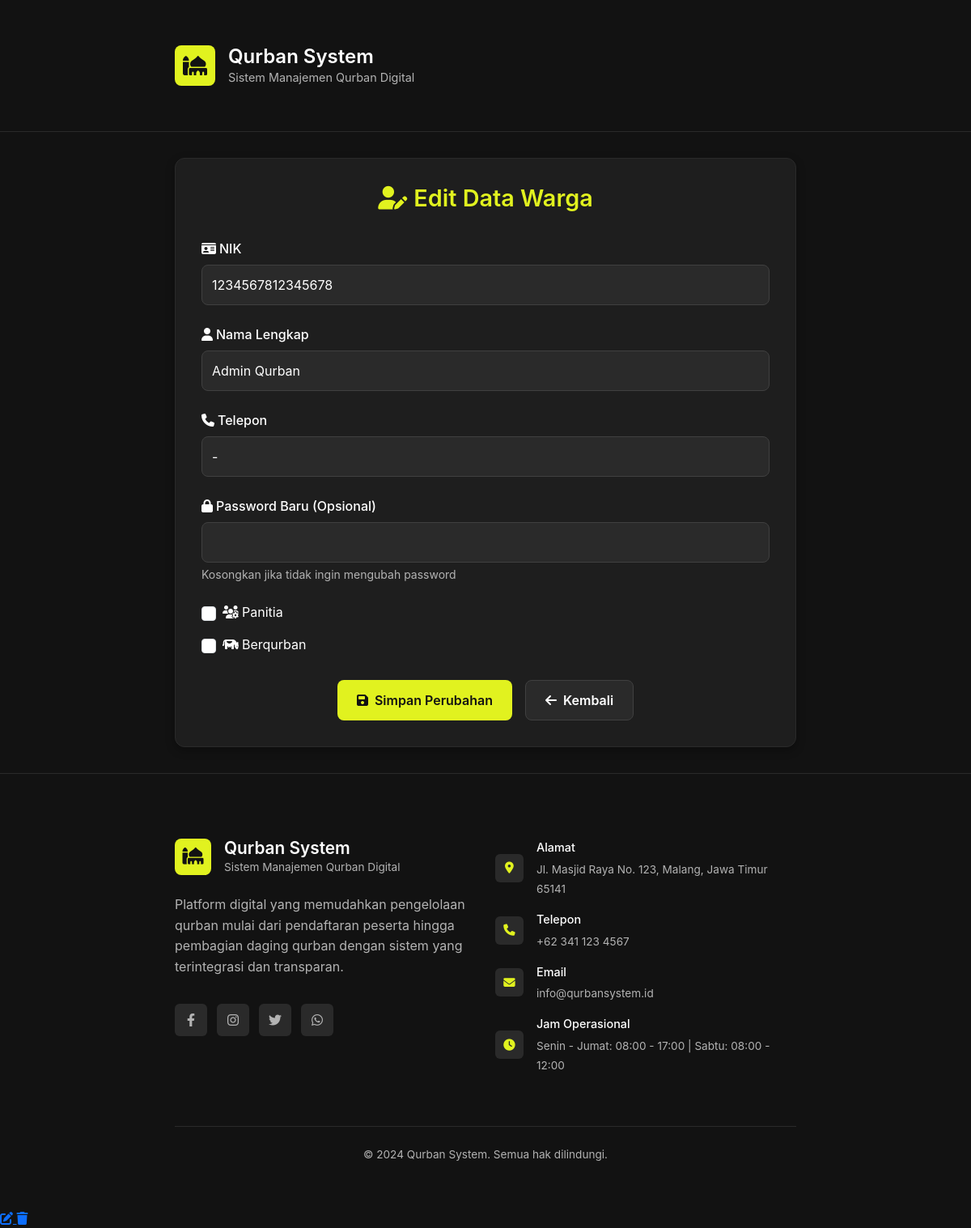
Page /data/edit_user.php?nik=1234567812345678 (signed in) on the committed database.
### tables this page shows
CREATE TABLE `users` (
  `nik` varchar(16) NOT NULL,
  `nama` varchar(100) NOT NULL,
  `alamat` text,
  `telepon` varchar(20) DEFAULT NULL,
  `is_panitia` tinyint(1) DEFAULT '0',
  `is_berqurban` tinyint(1) DEFAULT '0',
  `role` enum('warga','admin') DEFAULT 'warga',
  `password` varchar(255) NOT NULL
);

### data/edit_user.php (the view, shortened to what this page needs)
<?php
require_once '../config/db.php';
$nik = $_GET['nik'] ?? '';
$user_data = null;
if (!empty($nik)) {
    $stmt = $conn->prepare("SELECT * FROM users WHERE nik = ?");
    $stmt->bind_param("s", $nik);
    $stmt->execute();
    $result = $stmt->get_result();
    if ($result->num_rows > 0) {
        $user_data = $result->fetch_assoc();
    } else {
        header("Location: users.php?error=user_not_found");
        exit;
    }
}
include '../template/header.php';
?>
<div class="container">
    <div class="form-container">
        <div class="form-header">
            <h4><i class="fas fa-user-edit me-2"></i>Edit Data Warga</h4>
        </div>
        <?php if ($user_data): ?>
            <form method="POST">
                <div class="form-group">
                    <label class="form-label" for="nik">
                        <i class="fas fa-id-card me-1"></i>NIK
                    </label>
                    <input type="text" class="form-control" id="nik" name="nik"
                        value="<?= htmlspecialchars($user_data['nik']) ?>"
                        required maxlength="16" pattern="[0-9]{16}">
                </div>
                <div class="form-group">
                    <label class="form-label" for="nama">
                        <i class="fas fa-user me-1"></i>Nama Lengkap
                    </label>
                    <input type="text" class="form-control" id="nama" name="nama"
                        value="<?= htmlspecialchars($user_data['nama']) ?>"
                        required maxlength="100">
                </div>
                <div class="form-group">
                    <label class="form-label" for="telepon">
                        <i class="fas fa-phone me-1"></i>Telepon
                    </label>
                    <input type="text" class="form-control" id="telepon" name="telepon"
                        value="<?= htmlspecialchars($user_data['telepon']) ?>"
                        required maxlength="15">
                </div>
                <div class="form-group">
                    <label class="form-label" for="password">
                        <i class="fas fa-lock me-1"></i>Password Baru (Opsional)
                    </label>
                    <input type="password" class="form-control" id="password" name="password"
                        minlength="6" maxlength="255">
                    <div class="password-note">
                        Kosongkan jika tidak ingin mengubah password
                    </div>
                </div>
                <div class="form-group">
                    <div class="form-check">
                        <input type="checkbox" class="form-check-input" id="is_panitia" name="is_panitia"
                            <?= $user_data['is_panitia'] ? 'checked' : '' ?>>
                        <label class="form-check-label" for="is_panitia">
                            <i class="fas fa-users-cog me-1"></i>Panitia
                        </label>
                    </div>
                    <div class="form-check">
                        <input type="checkbox" class="form-check-input" id="is_berqurban" name="is_berqurban"
                            <?= $user_data['is_berqurban'] ? 'checked' : '' ?>>
                        <label class="form-check-label" for="is_berqurban">
                            <i class="fas fa-cow me-1"></i>Berqurban
                        </label>
                    </div>
                </div>
                <div class="button-group">
                    <button type="submit" class="btn btn-primary">
                        <i class="fas fa-save"></i>
                        Simpan Perubahan
                    </button>
                    <a href="users.php" class="btn btn-secondary">
                        <i class="fas fa-arrow-left"></i>
                        Kembali
                    </a>
                </div>
            </form>
        <?php endif; ?>
    </div>
</div>
<?php include '../template/footer.php'; ?>
<td>
    <div class="action-buttons">
        <a href="edit_user.php?nik=<?= urlencode($row['nik']) ?>" class="btn-action btn-edit" title="Edit">
            <i class="fas fa-edit"></i>
        </a>
        <a href="#" class="btn-action btn-delete" title="Hapus" onclick="confirmDelete('<?= htmlspecialchars($row['nik'], ENT_QUOTES) ?>', '<?= htmlspecialchars($row['nama'], ENT_QUOTES) ?>')">
            <i class="fas fa-trash"></i>
        </a>
    </div>
</td>

### template/header.php (style rules this page uses)
:root { --primary-black: #121212; --accent-green: #e1f21f; --text-white: #ffffff; --text-light: #b3b3b3; --border-dark: #2a2a2a; --bg-light: #f8f9fa; }
* { margin: 0; padding: 0; box-sizing: border-box; }
body { font-family: 'Inter', sans-serif; background-color: var(--bg-light); min-height: 100vh; display: flex; flex-direction: column; }

### data/edit_user.php (style rules this page uses)
body { background: #121212; color: #ffffff; font-family: -apple-system, BlinkMacSystemFont, 'Segoe UI', Roboto, sans-serif; min-height: 100vh; }
.container { max-width: 800px; margin: 0 auto; padding: 2rem 1rem; }
.form-container { background: #1e1e1e; border-radius: 12px; padding: 2rem; border: 1px solid #2a2a2a; box-shadow: 0 4px 12px rgba(0, 0, 0, 0.3); }
.form-header { text-align: center; margin-bottom: 2rem; }
.form-header h4 { color: #e1f21f; font-size: 1.8rem; font-weight: 600; margin: 0; }
.form-group { margin-bottom: 1.5rem; }
.form-label { display: block; margin-bottom: 0.5rem; color: #ffffff; font-weight: 500; }
.form-control { width: 100%; padding: 0.75rem; background: #2a2a2a; border: 1px solid #404040; border-radius: 8px; color: #ffffff; font-size: 1rem; transition: all 0.3s ease; }
.form-check { display: flex; align-items: center; gap: 0.5rem; margin-bottom: 1rem; }
.form-check-input { width: 18px; height: 18px; accent-color: #e1f21f; }
.btn { padding: 0.75rem 1.5rem; border-radius: 8px; font-weight: 600; text-decoration: none; display: inline-flex; align-items: center; gap: 0.5rem; transition: all 0.3s ease; border: none; cursor: pointer; font-size: 1rem; }
.btn-primary { background: #e1f21f; color: #121212; }
.btn-secondary { background: #2a2a2a; color: #ffffff; border: 1px solid #404040; }
.button-group { display: flex; gap: 1rem; justify-content: center; margin-top: 2rem; }
.password-note { font-size: 0.875rem; color: #b3b3b3; margin-top: 0.25rem; }

### rows in the picture
users: nik "1234567812345678", nama "Admin Qurban", telepon "-"
